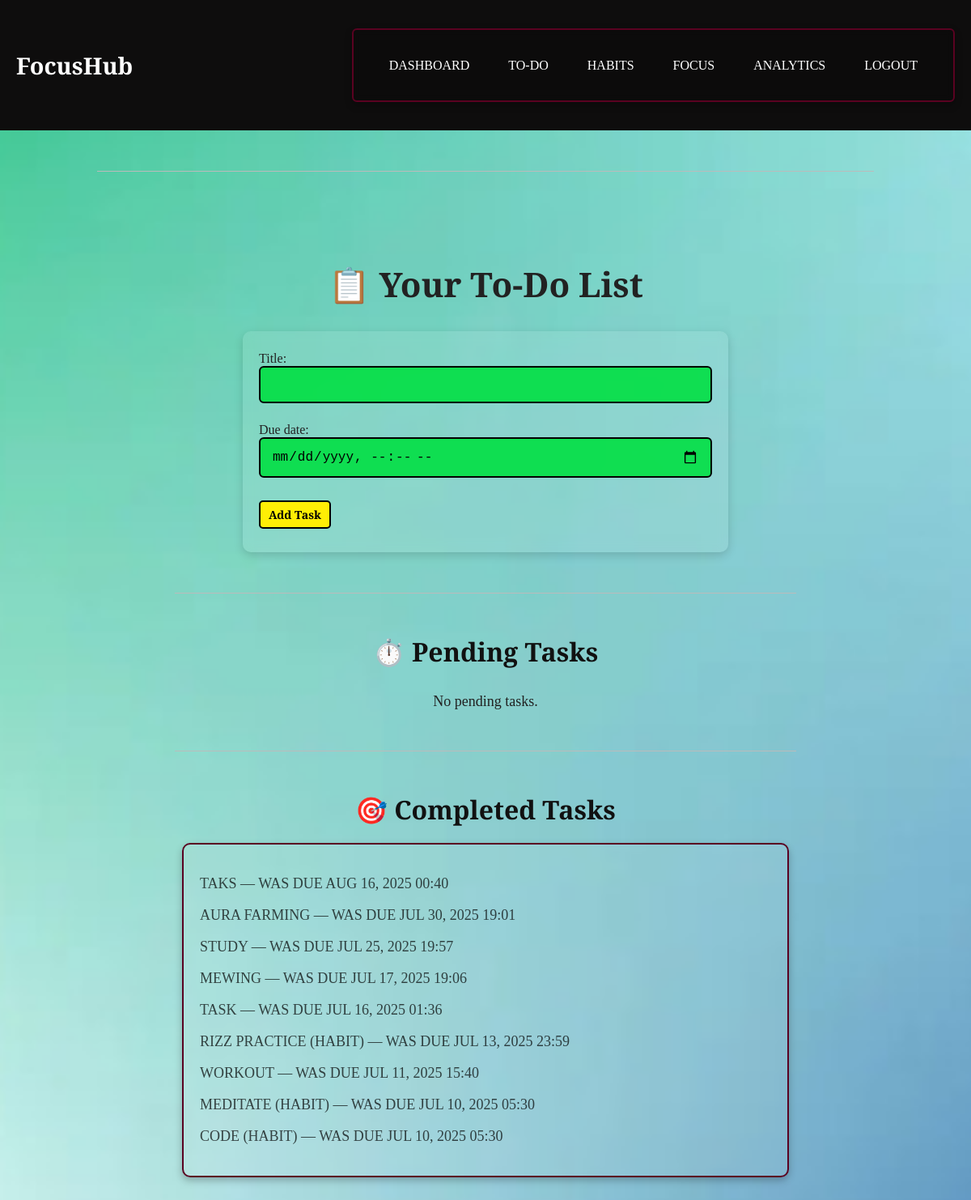
/todos/ (signed in), run on an earlier commit of the app's database.
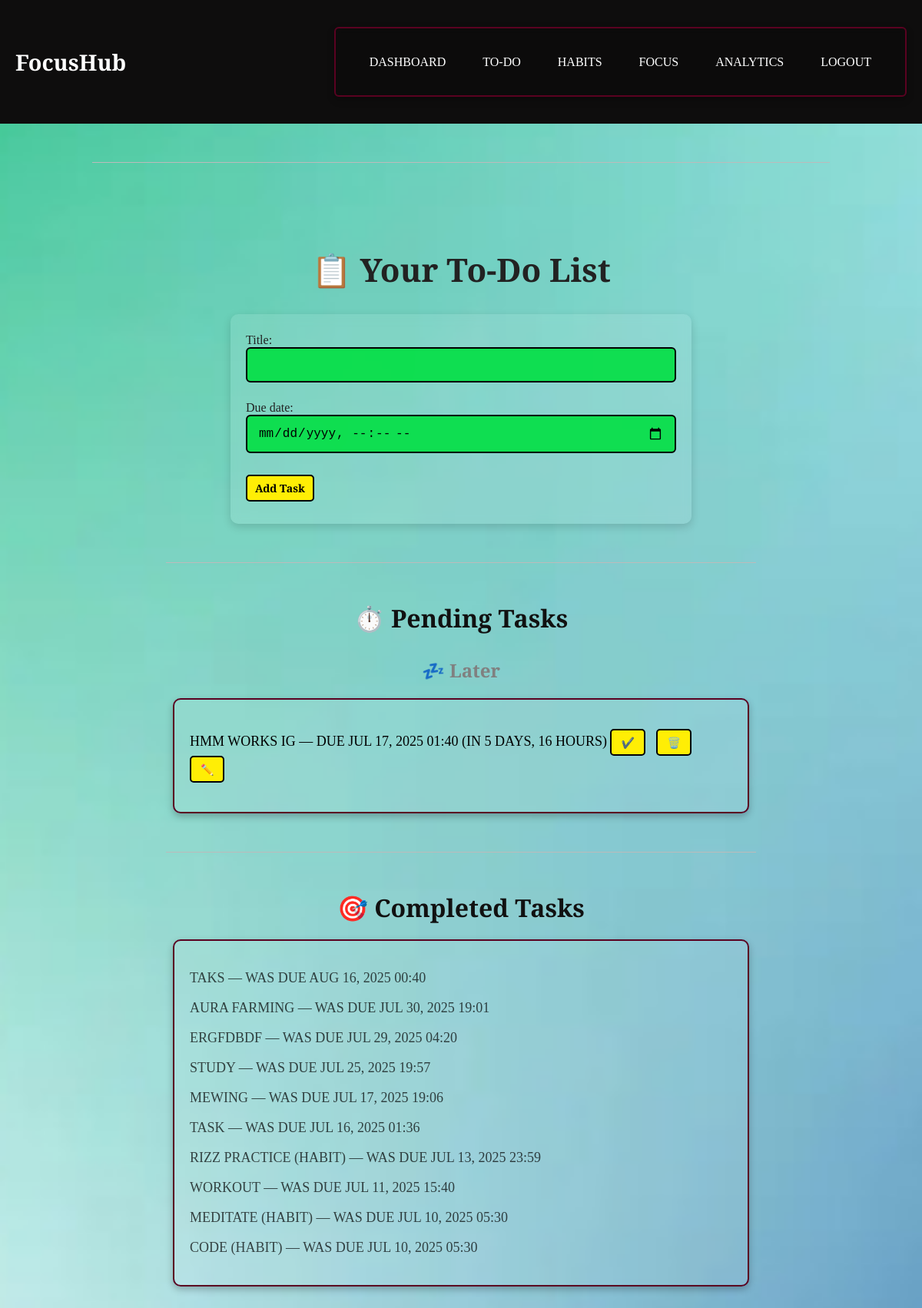
And on a later commit of the database.
### hub/models.py (models this page shows, shortened)
class Task(models.Model):
    user = models.ForeignKey(User, on_delete=models.CASCADE)
    title = models.CharField(max_length=255)
    is_done = models.BooleanField(default=False)
    due_date = models.DateTimeField(null=True, blank=True)
    created_at = models.DateTimeField(auto_now_add=True)
    from_habit = models.ForeignKey('Habit', null=True, blank=True, on_delete=models.SET_NULL)

### hub/utils.py (the view)
    def wrapper(request, *args, **kwargs):
        if request.user.is_authenticated:
            session = FocusSession.objects.filter(user=request.user, end_time__isnull=True).first()
            allowed_paths = ['/focus/', '/confirm_completion/', '/logout/']
            if session and request.path not in allowed_paths:
                return redirect('focus')
        return view_func(request, *args, **kwargs)

### hub/forms.py
class TaskForm(forms.ModelForm):
    class Meta:
        model = Task
        fields = ['title', 'due_date']
        widgets = {'due_date': forms.DateTimeInput(attrs={'type': 'datetime-local'})}

### hub/utils.py (called while the page is built)
def enforce_focus_lock(view_func):
    def wrapper(request, *args, **kwargs):
        if request.user.is_authenticated:
            session = FocusSession.objects.filter(user=request.user, end_time__isnull=True).first()
            allowed_paths = ['/focus/', '/confirm_completion/', '/logout/']
            if session and request.path not in allowed_paths:
                return redirect('focus')
        return view_func(request, *args, **kwargs)
    return wrapper

### templates/todos.html (shortened to what this page needs)
{% extends "base.html" %}
{% block content %}
<h2>📋 Your To-Do List</h2>
<form method="post">
    {{ form.as_p }}
    <button class="add-button" type="submit">Add Task</button>
</form>
<hr>
<h3>⏱️ Pending Tasks</h3>
{% if grouped_tasks.later %}
<h4 style="color: gray;">💤 Later</h4>
<ul>
    {% for task in grouped_tasks.later %}
    <li>
        {% with task.due_date|timeuntil as diff %}
            {{ task.title }} — due {{ task.due_date|date:"M d, Y H:i" }} (in {{ diff }})
        {% endwith %}
        <form action="{% url 'complete_task' task.id %}" method="post">
            <button type="submit">✔️</button>
        </form>
        <form action="{% url 'delete_task' task.id %}" method="post" onsubmit="return confirm('Are you sure you want to delete this task?');">
            <button type="submit">🗑️</button>
        </form>
        <form action="{% url 'edit_task' task.id %}" method="get">
            <button type="submit">✏️</button>
        </form>
    </li>
    {% endfor %}
</ul>
{% endif %}
{% if not grouped_tasks.today and not grouped_tasks.tomorrow and not grouped_tasks.upcoming and not grouped_tasks.later %}
    <p class="no-tasks">No pending tasks.</p>
{% endif %}
<hr>
<h3>🎯 Completed Tasks</h3>
{% if completed_tasks %}
<ul>
    {% for task in completed_tasks %}
        <li class="completed-task">
            {{ task.title }} — was due {{ task.due_date|date:"M d, Y H:i" }}
        </li>
    {% endfor %}
</ul>
{% else %}
    <p class="no-tasks">No completed tasks yet.</p>
{% endif %}
{% endblock %}

What changed in the data, as far as the page shows it:
added Task: title "HMM WORKS IG", due_date "JUL 17, 2025 01:40", diff "5 DAYS, 16 HOURS", shown under "💤 Later"
added Task: title "ERGFDBDF", due_date "JUL 29, 2025 04:20", shown under "🎯 Completed Tasks"
Also different on the page:
text no longer shown: "No pending tasks."
text now shown: "💤 Later"
